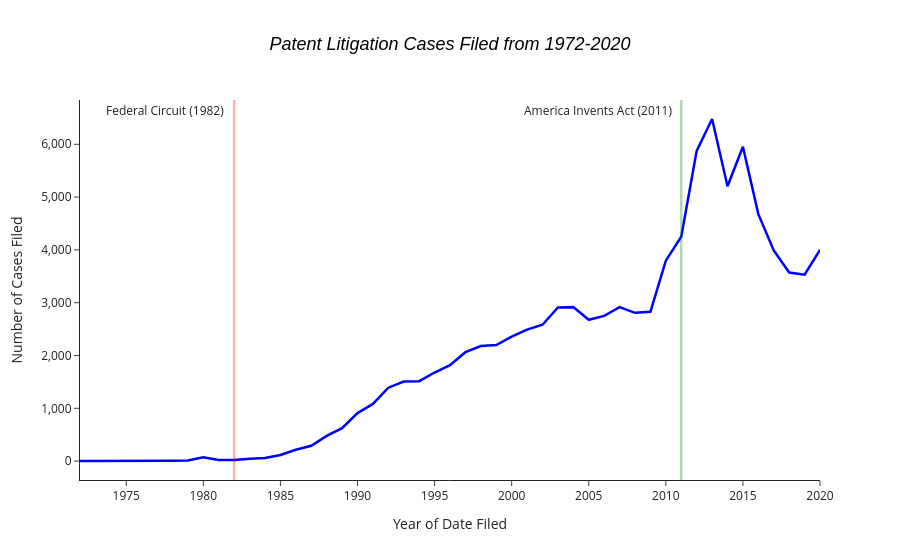

Notebook code cell kept with this figure:
### Code cell
cases['date_filed'] = pd.to_datetime(cases['date_filed'], errors='coerce')
cases['year'] = cases['date_filed'].dt.year

cases_per_year = (
    cases
    .groupby('year')
    .size()
    .reset_index(name='num_cases')
)


cases_per_year = cases_per_year[~cases_per_year['year'].isin([1963, 2021])]


fig = px.line(
    cases_per_year,
    x='year',
    y='num_cases',
    title='Patent Litigation Cases Filed from 1972-2020'
)
fig.update_traces(line=dict(color='blue', width=2.5))


fig.add_vline(
    x=1982,
    line_width=2.5,
    line_dash="solid",
    line_color="red",  
    annotation_text="Federal Circuit (1982)",
    annotation_position="top left",
    annotation_x=1981.5
)

fig.add_vline(
    x=2011,
    line_width=2.5,
    line_dash="solid",
    line_color="green",  
    annotation_text="America Invents Act (2011)",
    annotation_position="top left",
    annotation_x=2010.5
)



fig.update_layout(
    title=dict(
        text="<i>Patent Litigation Cases Filed from 1972-2020</i>",
        x=0.5,             
        xanchor="center",
        font=dict(
            size=18,
            family="Arial",
            color="black"
        )
    ),
    xaxis_title="Year of Date Filed",
    yaxis_title="Number of Cases Filed",
    template="simple_white"
)



fig.update_yaxes(tickformat=",")  




fig.show()

### Figure 1 — Plotly figure (JSON) as saved in the notebook; plotly's stock layout.template omitted (floating-point values rounded to 4 significant figures)
{"data": [{"hovertemplate": "year=%{x}<br>num_cases=%{y}<extra></extra>", "legendgroup": "", "line": {"color": "blue", "dash": "solid", "width": 2.5}, "marker": {"symbol": "circle"}, "mode": "lines", "name": "", "orientation": "v", "showlegend": false, "type": "scatter", "x": [1972, 1974, 1975, 1976, 1977, 1978, 1979, 1980, 1981, 1982, 1983, 1984, 1985, 1986, 1987, 1988, 1989, 1990, 1991, 1992, 1993, 1994, 1995, 1996, 1997, 1998, 1999, 2000, 2001, 2002, 2003, 2004, 2005, 2006, 2007, 2008, 2009, 2010, 2011, 2012, 2013, 2014, 2015, 2016, 2017, 2018, 2019, 2020], "xaxis": "x", "y": [4, 2, 4, 4, 4, 9, 13, 74, 21, 20, 45, 60, 116, 216, 291, 478, 623, 909, 1083, 1390, 1506, 1514, 1678, 1817, 2063, 2180, 2198, 2359, 2490, 2582, 2909, 2916, 2676, 2750, 2915, 2808, 2828, 3796, 4248, 5875, 6479, 5205, 5953, 4677, 3990, 3571, 3529, 4001], "yaxis": "y"}], "layout": {"annotations": [{"showarrow": false, "text": "Federal Circuit (1982)", "x": 1982.0, "xanchor": "right", "xref": "x", "y": 1, "yanchor": "top", "yref": "y domain"}, {"showarrow": false, "text": "America Invents Act (2011)", "x": 2010.0, "xanchor": "right", "xref": "x", "y": 1, "yanchor": "top", "yref": "y domain"}], "legend": {"tracegroupgap": 0}, "shapes": [{"line": {"color": "red", "dash": "solid", "width": 2.5}, "type": "line", "x0": 1982, "x1": 1982, "xref": "x", "y0": 0, "y1": 1, "yref": "y domain"}, {"line": {"color": "green", "dash": "solid", "width": 2.5}, "type": "line", "x0": 2011, "x1": 2011, "xref": "x", "y0": 0, "y1": 1, "yref": "y domain"}], "title": {"font": {"color": "black", "family": "Arial", "size": 18}, "text": "<i>Patent Litigation Cases Filed from 1972-2020</i>", "x": 0.5, "xanchor": "center"}, "xaxis": {"anchor": "y", "domain": [0, 1], "title": {"text": "Year of Date Filed"}}, "yaxis": {"anchor": "x", "domain": [0, 1], "tickformat": ",", "title": {"text": "Number of Cases Filed"}}}}
